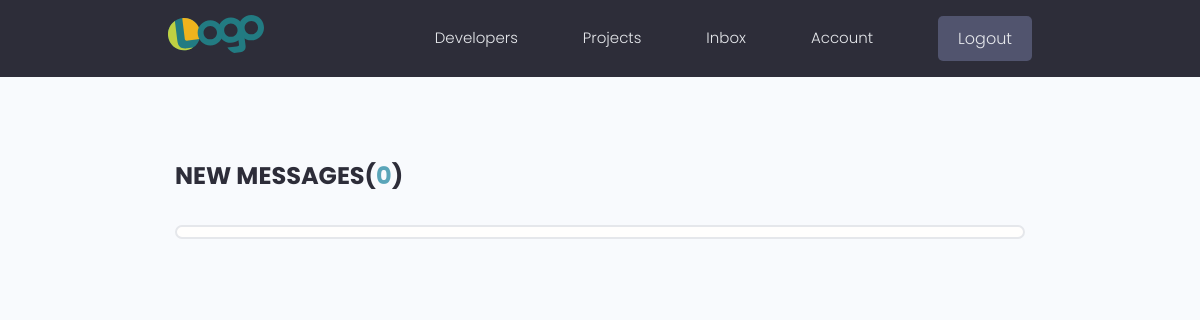
The page /inbox/ (signed in) on the database as committed earlier.
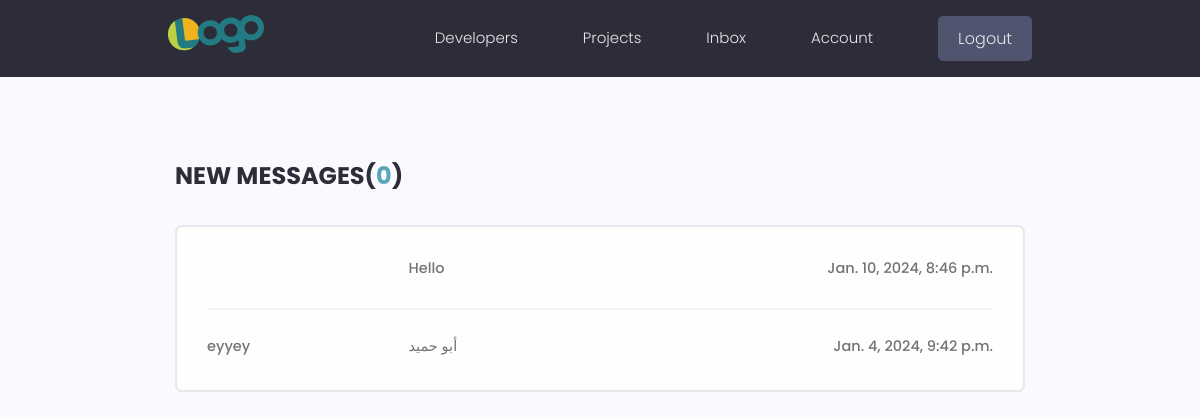
The same page on the database as committed later.
### users/models.py (models this page shows, shortened)
class Message(models.Model):
    sender = models.ForeignKey(
        Profile, on_delete=models.SET_NULL, null=True, blank=True)
    recipient = models.ForeignKey(
        Profile, on_delete=models.SET_NULL, null=True, blank=True, related_name="messages")
    name = models.CharField(max_length=200, null=True, blank=True)
    email = models.EmailField(max_length=200, null=True, blank=True)
    subject = models.CharField(max_length=200, null=True, blank=True)
    body = models.TextField()
    is_read = models.BooleanField(default=False, null=True)
    created = models.DateTimeField(auto_now_add=True)
    id = models.UUIDField(default=uuid.uuid4, unique=True,
                          primary_key=True, editable=False)
    class Meta:
        ordering = ['is_read', '-created']

### users/views.py (the view)
# urls.py: path('inbox/', views.inbox, name="inbox"),
@login_required(login_url='login')
def inbox(request):
    profile = request.user.profile
    messageRequests = profile.messages.all()
    unreadCount = messageRequests.filter(is_read=False).count()
    context = {'messageRequests': messageRequests, 'unreadCount': unreadCount}
    return render(request, 'users/inbox.html', context)

### users/templates/users/inbox.html
{% extends 'main.html' %}
{% block content %}
<main class="inbox my-xl">
  <div class="content-box">
    <h3 class="inbox__title">New Messages(<span>{{unreadCount}}</span>)</h3>
    <ul class="messages">
      {% for message in messageRequests %}
      {% if message.is_read == False %}
      <li class="message message--unread">
        {% else %}
      <li class="message">
        {% endif %}
        <a href="{% url 'message' message.id %}">
          <span class="message__author">{{message.name}}</span>
          <span class="message__subject">{{message.subject}}</span>
          <span class="message__date">{{message.created}}</span>
        </a>
      </li>
      {% endfor %}
    </ul>
  </div>
</main>
{% endblock content %}

Rows that differ between the two databases and show on the page:
added Message: subject "Hello", created "Jan. 10, 2024, 8:46 p.m."
added Message: name "eyyey", subject "أبو حميد", created "Jan. 4, 2024, 9:42 p.m."
